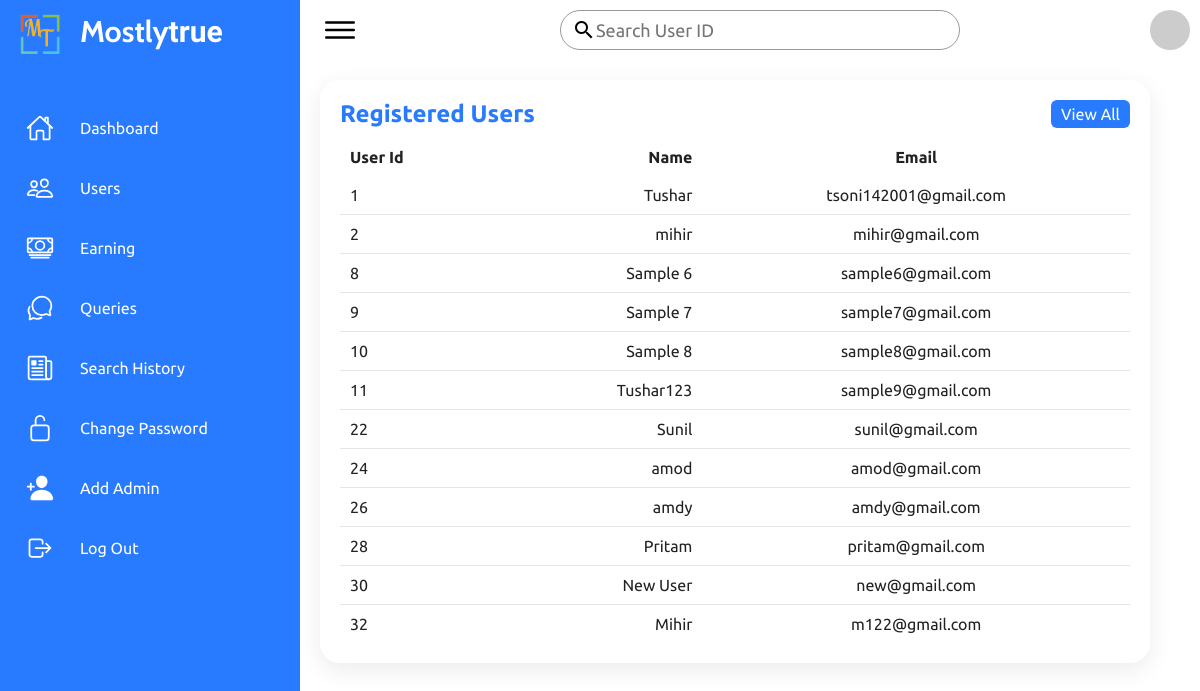
Page /website/admin/users_admin.php on the committed database.
### tables this page shows
CREATE TABLE `registered_user` (
  `RUserID` int(5) NOT NULL,
  `Name` varchar(30) NOT NULL,
  `Email` varchar(30) NOT NULL,
  `Password` varchar(100) NOT NULL
);

### website/admin/users_admin.php (the view, shortened to what this page needs)
<html>
<head>
    <link href="css/users_admin.css?v=<?php echo time(); ?>" rel="stylesheet" type="text/css" />
</head>
<body>
    <div class="container">
        <div class="navigation">
            <ul>
                <li>
                    <a href="#">
                        <span class=icon><img style="width:40px; height:40px;" src="img/logo.webp"></span>
                        <span class="title" style="font-weight: 900; font-size: 30px;top:3px;">
                            <span style="font-family: 'Cabin', sans-serif;">Mostly</span><span style="font-family: 'Courgette', cursive;">true</span>
                        </span>
                    </a>
                </li>
                <li>
                    <a href="dashboard_admin.php">
                        <span class=icon><ion-icon name="home-outline"></ion-icon></span>
                        <span class="title">Dashboard</span>
                    </a>
                </li>
                <li>
                    <a href="users_admin.php">
                        <span class=icon><ion-icon name="people-outline"></ion-icon></span>
                        <span class="title">Users</span>
                    </a>
                </li>
                <li>
                    <a href="earning_admin.php">
                        <span class=icon><ion-icon name="cash-outline"></ion-icon></span>
                        <span class="title">Earning</span>
                    </a>
                </li>
                <li>
                    <a href="contact_admin.php">
                        <span class=icon><ion-icon name="chatbubbles-outline"></ion-icon></span>
                        <span class="title">Queries</span>
                    </a>
                </li>
                <li>
                    <a href="searchhistory_admin.php">
                        <span class=icon><ion-icon name="newspaper-outline"></ion-icon></span>
                        <span class="title">Search History</span>
                    </a>
                </li>
                <li>
                    <a href="change_password_admin.php">
                        <span class=icon><ion-icon name="lock-open-outline"></ion-icon></span>
                        <span class="title">Change Password</span>
                    </a>
                </li>
                <li>
                    <a href="add_admin.php">
                        <span class=icon><ion-icon name="person-add"></ion-icon></span>
                        <span class="title">Add Admin</span>
                    </a>
                </li>
                <li>
                    <a href="../logout.php">
                        <span class=icon><ion-icon name="log-out-outline"></ion-icon></span>
                        <span class="title">Log Out</span>
                    </a>
                </li>
            </ul>
        </div>
        <div class="main">
            <div class="topbar">
                <div class="toggle">
                    <ion-icon name="menu-outline"></ion-icon>
                </div>
                <div class="search">
                    <label>
                                <form action="search.php" method="POST">
                                <input type="number" name="search_name" id="search_name" placeholder="Search User ID" required>
                                <i type="submit" class="material-icons" style="position:absolute; left:1.5vh;top:8px;">search</i>
                                </form>
                            </label>
                </div>
                <div class="user">
                <?php echo '<img src="https://avatars.dicebear.com/api/initials/'.$_SESSION["Name"].'.svg">' ?>
                </div>
            </div>
            <div class="details">
                <div class="recentOrders">
                    <div class="cardHeader">
                        <h2>Registered Users</h2>
                        <a href="#" class="btn">View All</a>
                    </div>
                    <table>
                        <thead>
                            <tr>
                                <td>User Id</td>
                                <td>Name</td>
                                <td>Email</td>
                            </tr>
                        </thead>
                        <tbody>
                        <?php
                        include('dbcon.php');
                        $query=mysqli_query($conn,"select * from registered_user")or die(mysqli_error($conn));
                        while ($row=mysqli_fetch_array($query)){
                        $user_id=$row['RUserID'];
                        $name=$row['Name'];
                        $email=$row['Email'];
                        ?>
                            <tr>
                                <td><?php echo $user_id; ?></td>
                                <td><?php echo $name; ?></td>
                                <td><?php echo $email; ?></td>
                            </tr>
                        <?php } ?>
                        </tbody>
                    </table>
                </div>
            </div>
        </div>
    </div>
</body>
</html>

### website/admin/css/users_admin.css (style rules this page uses)
* { margin: 0; padding: 0; box-sizing: border-box; font-family: 'Ubuntu', sans-serif; }
:root { --blue: #287bff; --white: #fff; --grey: #f5f5f5; --black1: #222; --black2: #999; }
body { min-height: 100vh; overflow-x: hidden; }
.container { position: relative; width: 100%; }
.navigation { position: fixed; width: 300px; height: 100%; background: var(--blue); border-left: 10px solid var(--blue); transition: 0.5s; overflow: hidden; }
.navigation ul { position: absolute; top: 0; left: 0; width: 100%; }
.navigation ul li { position: relative; width: 100%; border-top-left-radius: 30px; border-bottom-left-radius: 30px; }
.navigation ul li:nth-child(1) { margin-bottom: 40px; pointer-events: none; }
.navigation ul li a { position: relative; display: block; width: 100%; display: flex; text-decoration: none; color: var(--white); }
.navigation ul li a .icon { position: relative; display: block; min-width: 60px; height: 60px; line-height: 50px; top: 14px; text-align: center; }
.navigation ul li a .icon ion-icon { font-size: 1.75em; }
.navigation ul li a .title { position: relative; display: block; padding: 0 10px; height: 60px; line-height: 57px; text-align: start; white-space: nowrap; }
.main { position: absolute; width: calc(100% - 300px); left: 300px; min-height: 100vh; background: var(--white); transition: 0.5s; }
.topbar { width: 100%; height: 60px; display: flex; justify-content: space-between; align-items: center; padding: 0 10px; }
.toggle { position: relative; width: 60px; height: 60px; display: flex; justify-content: center; align-items: center; font-size: 2.5em; cursor: pointer; }
.search { position: relative; width: 400px; margin: 0 10px; }
.search label { position: relative; width: 100%; }
.search label input { width: 100%; height: 40px; border-radius: 40px; padding: 5px 20px; padding-left: 35px; font-size: 18px; outline: none; border: 1px solid var(--black2); }
.user { position: relative; width: 40px; height: 40px; border-radius: 50%; overflow: hidden; cursor: pointer; }
.user img { position: absolute; top: 0; left: 0; width: 100%; height: 100%; object-fit: cover; }
.details { position: relative; width: 100%; padding: 20px; display: grid; grid-template-columns: 2fr 1fr; grid-gap: 30px; }
.details .recentOrders { position: relative; display: grid; min-width: 150%; min-height: 500px; background: var(--white); padding: 20px; box-shadow: 0 7px 25px rgba(0, 0, 0, 0.08); border-radius: 20px; }
.cardHeader { display: flex; justify-content: space-between; align-items: flex-start; }
.cardHeader h2 { font-weight: 600; color: var(--blue); }
.btn { position: relative; padding: 5px 10px; background: var(--blue); text-decoration: none; color: var(--white); border-radius: 6px; }
.details table { width: 100%; border-collapse: collapse; margin-top: 10px; }
.details table thead td { font-weight: 600; }
.details .recentOrders table tr { color: var(--black1); border-bottom: 1px solid rgba(0, 0, 0, 0.1); }
.details .recentOrders table tr:last-child { border-bottom: none; }
.details .recentOrders table tr td { padding: 10px; }
.details .recentOrders table tr td:last-child { text-align: end; }
.details .recentOrders table tr td:nth-child(2) { text-align: end; }
.details .recentOrders table tr td:nth-child(3) { text-align: center; }

### rows in the picture
registered_user: RUserID "1", Name "Tushar", Email "tsoni142001@gmail.com"
registered_user: RUserID "2", Name "mihir", Email "mihir@gmail.com"
registered_user: RUserID "8", Name "Sample 6", Email "sample6@gmail.com"
registered_user: RUserID "9", Name "Sample 7", Email "sample7@gmail.com"
registered_user: RUserID "10", Name "Sample 8", Email "sample8@gmail.com"
registered_user: RUserID "11", Name "Tushar123", Email "sample9@gmail.com"
registered_user: RUserID "22", Name "Sunil", Email "sunil@gmail.com"
registered_user: RUserID "24", Name "amod", Email "amod@gmail.com"
registered_user: RUserID "26", Name "amdy", Email "amdy@gmail.com"
registered_user: RUserID "28", Name "Pritam", Email "pritam@gmail.com"
registered_user: RUserID "30", Name "New User", Email "new@gmail.com"
registered_user: RUserID "32", Name "Mihir", Email "m122@gmail.com"
